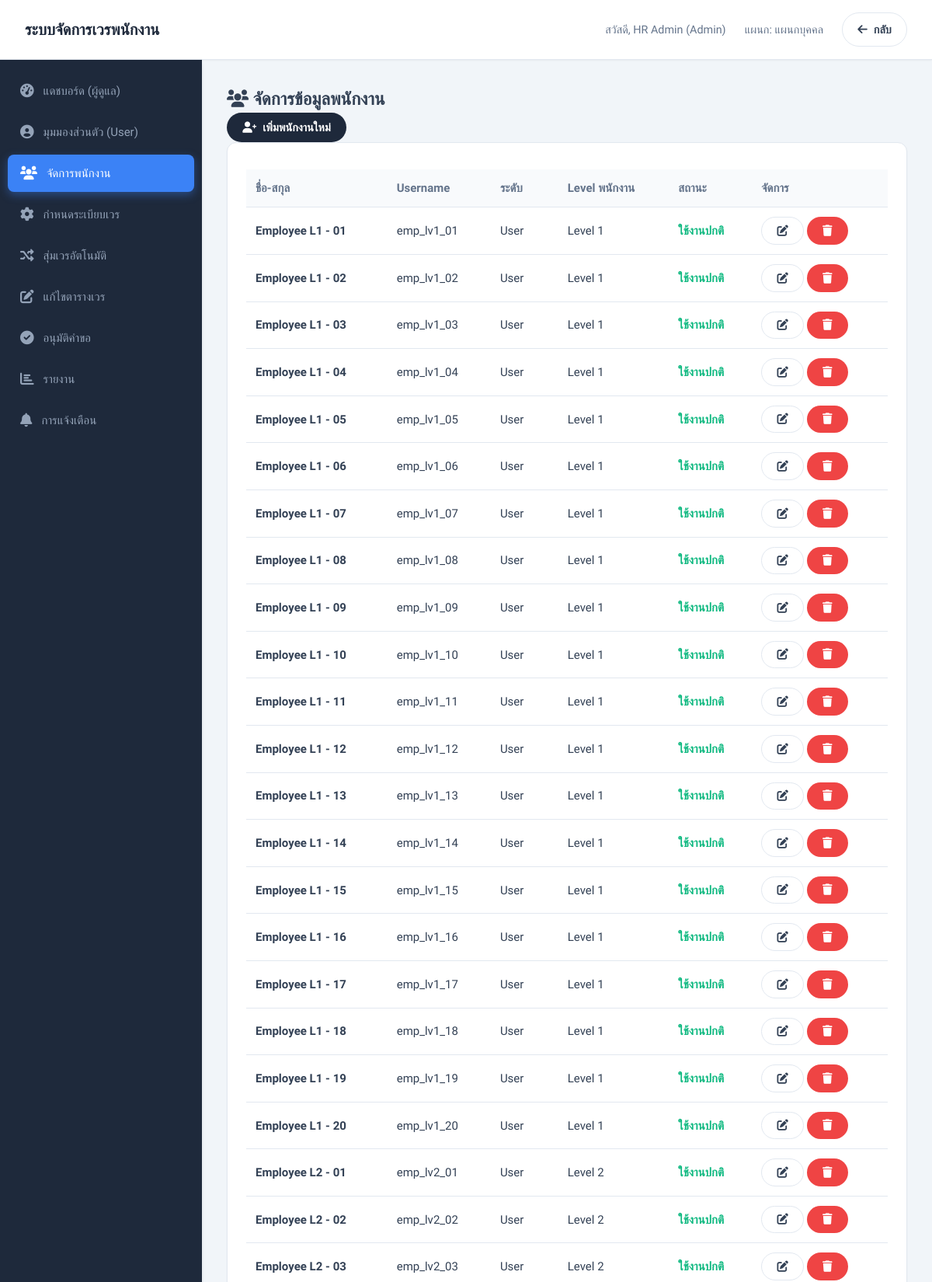
The page /user_management.php (signed in, upper part) on the database its author committed.
### tables this page shows
CREATE TABLE `users` (
  `id` int(11) NOT NULL,
  `username` varchar(50) NOT NULL,
  `password` varchar(255) NOT NULL,
  `full_name` varchar(100) NOT NULL,
  `department_id` int(11) DEFAULT NULL,
  `level` enum('user','admin','super_admin') DEFAULT 'user',
  `employee_level` int(11) DEFAULT 1,
  `email` varchar(100) DEFAULT NULL,
  `phone` varchar(20) DEFAULT NULL,
  `is_active` tinyint(1) DEFAULT 1,
  `last_login` timestamp NULL DEFAULT NULL,
  `login_attempts` int(11) DEFAULT 0,
  `last_login_attempt` timestamp NULL DEFAULT NULL,
  `is_locked` tinyint(1) DEFAULT 0,
  `locked_until` timestamp NULL DEFAULT NULL,
  `must_change_password` tinyint(1) DEFAULT 0,
  `password_changed_at` timestamp NOT NULL DEFAULT current_timestamp(),
  `created_by` int(11) DEFAULT NULL,
  `created_at` timestamp NOT NULL DEFAULT current_timestamp(),
  `updated_at` timestamp NOT NULL DEFAULT current_timestamp() ON UPDATE current_timestamp()
);

### user_management.php (the view, shortened to what this page needs)
<?php
include 'config.php';
$department_id = $_SESSION['department_id'];
$users = [];
$sql = "SELECT * FROM users WHERE department_id = ? ORDER BY is_active DESC, level ASC, full_name ASC";
$stmt = mysqli_prepare($conn, $sql);
mysqli_stmt_bind_param($stmt, "i", $department_id);
mysqli_stmt_execute($stmt);
$result = mysqli_stmt_get_result($stmt);
while ($row = mysqli_fetch_assoc($result)) {
    $users[] = $row;
}
$dept_sql = "SELECT name FROM departments WHERE id = ?";
$dept_stmt = mysqli_prepare($conn, $dept_sql);
mysqli_stmt_bind_param($dept_stmt, "i", $department_id);
mysqli_stmt_execute($dept_stmt);
mysqli_stmt_bind_result($dept_stmt, $dept_name);
?>
<!DOCTYPE html>
<html lang="th">
<head>
    <link rel="stylesheet" href="style.css">
    <link href="https://cdnjs.cloudflare.com/ajax/libs/font-awesome/6.0.0/css/all.min.css" rel="stylesheet">
</head>
<body>
    <div class="container">
        <header>
            <h1>ระบบจัดการเวรพนักงาน</h1>
            <div class="user-info">
                <span>สวัสดี, <?php echo $_SESSION['full_name']; ?> (Admin)</span>
                <span>แผนก: <?php echo $dept_name; ?></span>
                <a href="admin_dashboard.php" class="btn btn-secondary"><i class="fas fa-arrow-left"></i> กลับ</a>
            </div>
        </header>
        <div class="dashboard-container">
            <nav class="tapbar">
                <ul class="tapbar-menu">
                    <li><a href="admin_dashboard.php"><i class="fas fa-tachometer-alt"></i> แดชบอร์ด (ผู้ดูแล)</a></li>
                    <li><a href="user_dashboard.php" class="btn-user-view"><i class="fas fa-user-circle"></i> มุมมองส่วนตัว (User)</a></li>
                    <li><a href="user_management.php" class="active"><i class="fas fa-users"></i>จัดการพนักงาน</a></li>
                    <li><a href="schedule_rules.php"><i class="fas fa-cog"></i>กำหนดระเบียบเวร</a></li>
                    <li><a href="random_schedule.php"><i class="fas fa-random"></i>สุ่มเวรอัตโนมัติ</a></li>
                    <li><a href="manual_schedule.php"><i class="fas fa-edit"></i>แก้ไขตารางเวร</a></li>
                    <li>
                        <a href="approve_requests.php">
                            <i class="fas fa-check-circle"></i> อนุมัติคำขอ
                        </a>
                    </li>
                    <li><a href="report_management.php"><i class="fas fa-chart-bar"></i>รายงาน</a></li>
                    <li>
                        <a href="admin_notifications.php">
                            <i class="fas fa-bell"></i> การแจ้งเตือน
                        </a>
                    </li>
                </ul>
            </nav>
            <main class="content-area">
                <div class="page-header">
                    <h2><i class="fas fa-users"></i> จัดการข้อมูลพนักงาน</h2>
                    <button class="btn btn-primary" onclick="openAddModal()">
                        <i class="fas fa-user-plus"></i> เพิ่มพนักงานใหม่
                    </button>
                </div>
                <div class="card">
                    <div class="card-body">
                        <div class="table-responsive">
                            <table>
                                <thead>
                                    <tr>
                                        <th>ชื่อ-สกุล</th>
                                        <th>Username</th>
                                        <th>ระดับ</th>
                                        <th>Level พนักงาน</th>
                                        <th>สถานะ</th>
                                        <th>จัดการ</th>
                                    </tr>
                                </thead>
                                <tbody>
                                    <?php foreach ($users as $u): ?>
                                    <tr>
                                        <td>
                                            <div style="font-weight:600;"><?php echo $u['full_name']; ?></div>
                                        </td>
                                        <td><?php echo $u['username']; ?></td>
                                        <td>
                                            <?php if($u['level'] == 'admin'): ?>
                                                <span class="badge badge-warning">Admin</span>
                                            <?php else: ?>
                                                <span class="badge badge-info">User</span>
                                            <?php endif; ?>
                                        </td>
                                        <td>Level <?php echo $u['employee_level']; ?></td>
                                        <td>
                                            <?php echo $u['is_active'] ? '<span class="status-active">ใช้งานปกติ</span>' : '<span class="status-inactive">ระงับ</span>'; ?>
                                        </td>
                                        <td>
                                            <button class="btn btn-secondary btn-sm" onclick='openEditModal(<?php echo json_encode($u); ?>)'>
                                                <i class="fas fa-edit"></i>
                                            </button>
                                            <?php if ($u['id'] != $_SESSION['user_id']): ?>
                                            <form method="post" action="delete_user.php" style="display:inline;" onsubmit="return confirm('ยืนยันการลบ?');">
                                                <button type="submit" name="delete_user" class="btn btn-danger btn-sm">
                                                    <i class="fas fa-trash"></i>
                                                </button>
                                            </form>
                                            <?php endif; ?>
                                        </td>
                                    </tr>
                                    <?php endforeach; ?>
                                </tbody>
                            </table>
                        </div>
                    </div>
                </div>
            </main>
        </div>
    </div>
</body>
</html>

### style.css (style rules this page uses)
:root { --primary: #334155; --primary-dark: #1e293b; --accent: #3b82f6; --accent-hover: #2563eb; --bg-body: #f1f5f9; --bg-card: #ffffff; --bg-hover: #f8fafc; --text-main: #334155; --text-muted: #64748b; --text-light: #ffffff; --success: #10b981; --warning: #f59e0b; --danger: #ef4444; --info: #0ea5e9; --border: #e2e8f0; --radius: 12px; --shadow-sm: 0 1px 2px 0 rgba(0, 0, 0, 0.05); --shadow-md: 0 4px 6px -1px rgba(0, 0, 0, 0.1); }
* { margin: 0; padding: 0; box-sizing: border-box; }
body { font-family: 'Sarabun', sans-serif; background-color: var(--bg-body); color: var(--text-main); line-height: 1.6; font-size: 15px; -webkit-font-smoothing: antialiased; }
.container { max-width: 100%; min-height: 100vh; display: flex; flex-direction: column; }
header { background-color: var(--bg-card); color: var(--text-main); padding: 1rem 2rem; display: flex; justify-content: space-between; align-items: center; border-bottom: 1px solid var(--border); position: sticky; top: 0; z-index: 100; box-shadow: var(--shadow-sm); }
header h1 { font-size: 1.25rem; font-weight: 700; color: var(--primary-dark); }
.user-info { display: flex; align-items: center; gap: 1.5rem; font-size: 0.9rem; font-weight: 500; }
.user-info span { color: var(--text-muted); }
.dashboard-container { display: flex; flex: 1; height: calc(100vh - 65px); overflow: hidden; }
.tapbar { width: 260px; background-color: var(--primary-dark); color: var(--text-light); flex-shrink: 0; display: flex; flex-direction: column; padding-top: 1rem; box-shadow: var(--shadow-md); overflow-y: auto; z-index: 90; }
.tapbar-menu { list-style: none; padding: 0 10px; }
.tapbar-menu li { margin-bottom: 5px; }
.tapbar-menu li a { display: flex; align-items: center; gap: 12px; padding: 12px 16px; color: #94a3b8; text-decoration: none; border-radius: 8px; transition: all 0.2s ease; font-weight: 500; white-space: nowrap; }
.tapbar-menu li a.active { background-color: var(--accent); color: var(--text-light); box-shadow: 0 4px 12px rgba(59, 130, 246, 0.4); }
.content-area { flex: 1; padding: 2rem; overflow-y: auto; height: 100%; }
.card { background: var(--bg-card); border-radius: var(--radius); box-shadow: var(--shadow-sm); border: 1px solid var(--border); margin-bottom: 2rem; }
.card-body { padding: 1.5rem; }
.btn { padding: 0.6rem 1.2rem; border-radius: 50px; cursor: pointer; border: 1px solid transparent; font-weight: 600; font-size: 0.9rem; text-decoration: none; display: inline-flex; align-items: center; justify-content: center; gap: 0.5rem; transition: all 0.2s; }
.btn-primary { background: var(--primary-dark); color: #fff; }
.btn-danger { background: var(--danger); color: #fff; }
.btn-secondary { background: #fff; border-color: var(--border); color: var(--text-main); }
.tapbar { -ms-overflow-style: none; scrollbar-width: none; }
.tapbar-menu li a i { font-size: 1.1rem; }

### user_management.php (style rules this page uses)
.status-active { color: #10b981; font-weight: bold; }
.table-responsive { overflow-x: auto; }
table { width: 100%; border-collapse: collapse; margin-top: 10px; }
th, td { padding: 12px; text-align: left; border-bottom: 1px solid #e2e8f0; }
th { background-color: #f8fafc; color: #64748b; font-weight: 600; }
.tapbar-menu li a { display: flex; align-items: center; justify-content: flex-start; }

### rows shown on the page
users: full_name "Employee L1 - 01", username "emp_lv1_01", level "User", employee_level "1", is_active "ใช้งานปกติ"
users: full_name "Employee L1 - 02", username "emp_lv1_02", level "User", employee_level "1", is_active "ใช้งานปกติ"
users: full_name "Employee L1 - 03", username "emp_lv1_03", level "User", employee_level "1", is_active "ใช้งานปกติ"
users: full_name "Employee L1 - 04", username "emp_lv1_04", level "User", employee_level "1", is_active "ใช้งานปกติ"
users: full_name "Employee L1 - 05", username "emp_lv1_05", level "User", employee_level "1", is_active "ใช้งานปกติ"
users: full_name "Employee L1 - 06", username "emp_lv1_06", level "User", employee_level "1", is_active "ใช้งานปกติ"
users: full_name "Employee L1 - 07", username "emp_lv1_07", level "User", employee_level "1", is_active "ใช้งานปกติ"
users: full_name "Employee L1 - 08", username "emp_lv1_08", level "User", employee_level "1", is_active "ใช้งานปกติ"
users: full_name "Employee L1 - 09", username "emp_lv1_09", level "User", employee_level "1", is_active "ใช้งานปกติ"
users: full_name "Employee L1 - 10", username "emp_lv1_10", level "User", employee_level "1", is_active "ใช้งานปกติ"
users: full_name "Employee L1 - 11", username "emp_lv1_11", level "User", employee_level "1", is_active "ใช้งานปกติ"
users: full_name "Employee L1 - 12", username "emp_lv1_12", level "User", employee_level "1", is_active "ใช้งานปกติ"
users: full_name "Employee L1 - 13", username "emp_lv1_13", level "User", employee_level "1", is_active "ใช้งานปกติ"
users: full_name "Employee L1 - 14", username "emp_lv1_14", level "User", employee_level "1", is_active "ใช้งานปกติ"
users: full_name "Employee L1 - 15", username "emp_lv1_15", level "User", employee_level "1", is_active "ใช้งานปกติ"
users: full_name "Employee L1 - 16", username "emp_lv1_16", level "User", employee_level "1", is_active "ใช้งานปกติ"
users: full_name "Employee L1 - 17", username "emp_lv1_17", level "User", employee_level "1", is_active "ใช้งานปกติ"
users: full_name "Employee L1 - 18", username "emp_lv1_18", level "User", employee_level "1", is_active "ใช้งานปกติ"
users: full_name "Employee L1 - 19", username "emp_lv1_19", level "User", employee_level "1", is_active "ใช้งานปกติ"
users: full_name "Employee L1 - 20", username "emp_lv1_20", level "User", employee_level "1", is_active "ใช้งานปกติ"
users: full_name "Employee L2 - 01", username "emp_lv2_01", level "User", employee_level "2", is_active "ใช้งานปกติ"
users: full_name "Employee L2 - 02", username "emp_lv2_02", level "User", employee_level "2", is_active "ใช้งานปกติ"
users: full_name "Employee L2 - 03", username "emp_lv2_03", level "User", employee_level "2", is_active "ใช้งานปกติ"

### other values the page prints
$_SESSION['full_name'] "HR Admin"
$dept_name "แผนกบุคคล"
